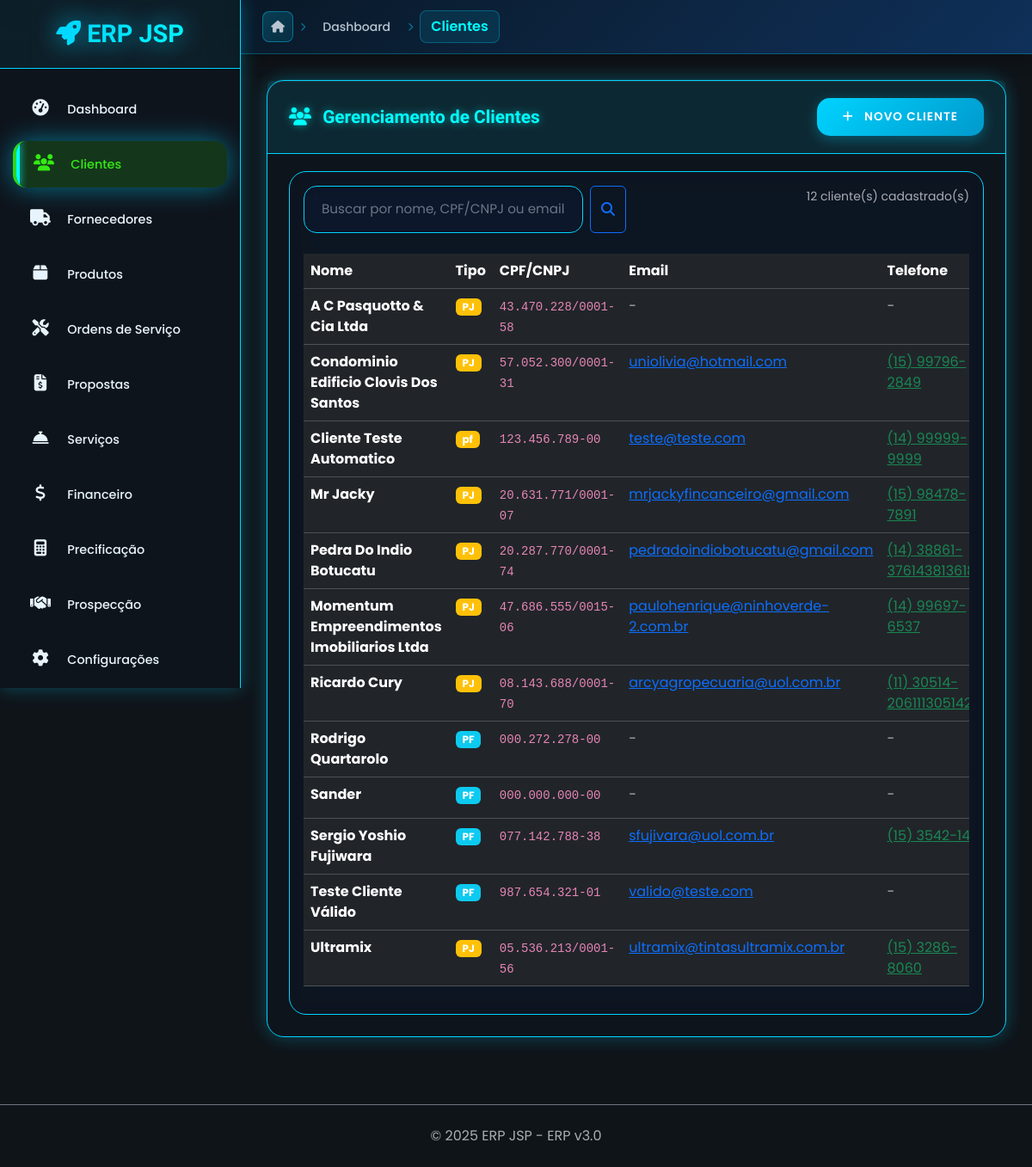
Page /cliente/listar on the committed database.
### app/cliente/cliente_model.py (models this page shows, shortened)
class Cliente(BaseModel):
    __tablename__ = 'clientes'
    nome = db.Column(db.String(150), nullable=False, index=True)
    nome_fantasia = db.Column(db.String(150), index=True)  # Para PJ
    razao_social = db.Column(db.String(200))  # Para PJ
    tipo = db.Column(db.String(20), nullable=False, default='PF')  # PF ou PJ
    cpf_cnpj = db.Column(db.String(20), unique=True, index=True)
    rg_ie = db.Column(db.String(20))
    im = db.Column(db.String(20))  # Inscrição Municipal
    email = db.Column(db.String(150), index=True)
    email_financeiro = db.Column(db.String(150))  # Email específico para cobrança
    telefone = db.Column(db.String(20))
    celular = db.Column(db.String(20))
    whatsapp = db.Column(db.String(20))
    site = db.Column(db.String(200))
    contato_nome = db.Column(db.String(100))  # Nome do responsável
    contato_cargo = db.Column(db.String(100))  # Cargo do responsável
    contato_telefone = db.Column(db.String(20))
    contato_email = db.Column(db.String(150))
    cep = db.Column(db.String(10))
    endereco = db.Column(db.String(200))
    numero = db.Column(db.String(20))
    complemento = db.Column(db.String(100))
    bairro = db.Column(db.String(100))
    cidade = db.Column(db.String(100))
    estado = db.Column(db.String(2))
    pais = db.Column(db.String(50), default='Brasil')
    segmento = db.Column(db.String(100))  # Setor de atuação
    porte_empresa = db.Column(db.String(20))  # MEI, ME, EPP, Grande
    origem = db.Column(db.String(50))  # Como conheceu a empresa
    classificacao = db.Column(db.String(20), default='A')  # A, B, C (qualidade)
    limite_credito = db.Column(db.Numeric(10, 2), default=0)
    forma_pagamento_padrao = db.Column(db.String(50))
    prazo_pagamento_padrao = db.Column(db.Integer, default=30)  # dias
    desconto_padrao = db.Column(db.Numeric(5, 2), default=0)  # %
    data_nascimento = db.Column(db.Date)  # Para PF
    data_fundacao = db.Column(db.Date)  # Para PJ
    genero = db.Column(db.String(20))  # Para PF
    estado_civil = db.Column(db.String(20))  # Para PF
    profissao = db.Column(db.String(100))  # Para PF
    observacoes = db.Column(db.Text)
    observacoes_internas = db.Column(db.Text)  # Não visível em relatórios
    status = db.Column(db.String(20), default='ativo')  # ativo, inativo, bloqueado
    motivo_bloqueio = db.Column(db.String(200))
    @property
    def nome_display(self):
        if self.tipo == 'PJ' and self.nome_fantasia:
            return self.nome_fantasia.title()
        return self.nome.title() if self.nome else ''
    @property
    def documento_formatado(self):
        if not self.cpf_cnpj:
            return ''
        doc = ''.join(filter(str.isdigit, self.cpf_cnpj))
        if len(doc) == 11:  # CPF
            return f'{doc[:3]}.{doc[3:6]}.{doc[6:9]}-{doc[9:]}'
        elif len(doc) == 14:  # CNPJ
            return f'{doc[:2]}.{doc[2:5]}.{doc[5:8]}/{doc[8:12]}-{doc[12:]}'
        return self.cpf_cnpj

### app/cliente/cliente_routes.py (the view)
@cliente_bp.route('/')
@cliente_bp.route('/listar')
def listar():
    busca = request.args.get('busca', '').strip()
    if busca:
        clientes = Cliente.query.filter(
            db.or_(
                Cliente.nome.ilike(f'%{busca}%'),
                Cliente.cpf_cnpj.ilike(f'%{busca}%')
            ),
            Cliente.ativo == True
        ).order_by(Cliente.nome).all()
    else:
        clientes = Cliente.query.filter_by(ativo=True).order_by(Cliente.nome).all()
    cliente11_na_lista = any(c.id == 11 for c in clientes)
    print(f"DEBUG LISTAGEM: {len(clientes)} clientes encontrados")
    print(f"DEBUG: Cliente 11 na lista: {cliente11_na_lista}")
    if not cliente11_na_lista:
        cliente11_direto = Cliente.query.filter_by(id=11).first()
        if cliente11_direto:
            print(f"DEBUG: Cliente 11 existe no banco - Nome: {cliente11_direto.nome}, Ativo: {cliente11_direto.ativo}")
    return render_template('cliente/listar.html', clientes=clientes, busca=busca)

### app/auth/auth_routes.py (called while the page is built)
@auth_bp.app_context_processor
def inject_auth_vars():
    return {
        'current_user': current_user,
        'is_authenticated': current_user.is_authenticated if current_user else False
    }

### app/cliente/templates/cliente/listar.html (shortened to what this page needs)
{% extends "base.html" %}
{% block breadcrumb %}
<a href="{{ url_for('painel.dashboard') }}">Dashboard</a>
<span class="breadcrumb-separator"><i class="fas fa-chevron-right"></i></span>
<span class="current-page">Clientes</span>
{% endblock %}
{% block content %}
<div class="row">
    <div class="col-12">
        <div class="card">
            <div class="card-header d-flex justify-content-between align-items-center">
                <h4 class="mb-0">
                    <i class="fas fa-users me-2"></i>
                    Gerenciamento de Clientes
                </h4>
                <a href="{{ url_for('cliente.novo') }}" class="btn btn-primary">
                    <i class="fas fa-plus me-2"></i>
                    Novo Cliente
                </a>
            </div>
            <div class="card-body">
                <div class="row mb-4">
                    <div class="col-md-6">
                        <form method="GET" class="d-flex">
                            <input type="text"
                                   name="busca"
                                   class="form-control me-2"
                                   placeholder="Buscar por nome, CPF/CNPJ ou email..."
                                   value="{{ busca }}"
                                   autocomplete="off">
                            <button type="submit" class="btn btn-outline-primary">
                                <i class="fas fa-search"></i>
                            </button>
                        </form>
                    </div>
                    <div class="col-md-6 text-end">
                        <small class="text-muted">
                            {% if busca %}
                                {{ clientes|length }} cliente(s) encontrado(s) para "{{ busca }}"
                            {% else %}
                                {{ clientes|length }} cliente(s) cadastrado(s)
                            {% endif %}
                        </small>
                    </div>
                </div>
                {% if clientes %}
                <div class="table-responsive">
                    <table class="table table-dark table-hover">
                        <thead>
                            <tr>
                                <th>Nome</th>
                                <th>Tipo</th>
                                <th>CPF/CNPJ</th>
                                <th>Email</th>
                                <th>Telefone</th>
                            </tr>
                        </thead>
                        <tbody>
                            {% for cliente in clientes %}
                            <tr>
                                <td>
                                    <strong>{{ cliente.nome_display }}</strong>
                                </td>
                                <td>
                                    <span class="badge bg-{{ 'info' if cliente.tipo == 'PF' else 'warning' }}">
                                        {{ cliente.tipo }}
                                    </span>
                                </td>
                                <td>
                                    <code>{{ cliente.documento_formatado or '-' }}</code>
                                </td>
                                <td>
                                    {% if cliente.email %}
                                        <a href="mailto:{{ cliente.email }}" class="text-primary">
                                            {{ cliente.email }}
                                        </a>
                                    {% else %}
                                        <span class="text-muted">-</span>
                                    {% endif %}
                                </td>
                                <td>
                                    {% if cliente.celular %}
                                        <a href="tel:{{ cliente.celular }}" class="text-success">
                                            {{ cliente.celular }}
                                        </a>
                                    {% elif cliente.telefone %}
                                        <a href="tel:{{ cliente.telefone }}" class="text-success">
                                            {{ cliente.telefone }}
                                        </a>
                                    {% else %}
                                        <span class="text-muted">-</span>
                                    {% endif %}
                                </td>
                            </tr>
                            {% endfor %}
                        </tbody>
                    </table>
                </div>
                {% endif %}
            </div>
        </div>
    </div>
</div>
{% endblock %}

### static/css/neon-theme.css (style rules this page uses)
:root { --neon-blue: #00d4ff; --neon-cyan: #00ffff; --neon-orange: #ff6b35; --neon-pink: #ff006e; --neon-green: #39ff14; --bg-primary: #0a0a0f; --bg-secondary: #1a1a2e; --bg-tertiary: #16213e; --bg-card: #0f3460; --bg-glass: rgba(15, 52, 96, 0.1); --gradient-primary: linear-gradient(135deg, var(--neon-blue) 0%, var(--neon-cyan) 100%); --gradient-secondary: linear-gradient(135deg, var(--neon-orange) 0%, var(--neon-pink) 100%); --gradient-bg: linear-gradient(135deg, #0a0a0f 0%, #1a1a2e 50%, #16213e 100%); --shadow-blue: 0 0 20px rgba(0, 212, 255, 0.3); --shadow-orange: 0 0 20px rgba(255, 107, 53, 0.3); --shadow-glow: 0 0 30px rgba(0, 212, 255, 0.5); --text-primary: #ffffff; --text-secondary: #b8c5d1; --text-muted: #6b7688; --text-neon: var(--neon-cyan); --sidebar-width: 280px; --sidebar-collapsed: 80px; }
* { margin: 0; padding: 0; box-sizing: border-box; }
html, body { height: 100%; font-family: 'Poppins', sans-serif; background: var(--gradient-bg); color: var(--text-primary); overflow-x: hidden; }
.breadcrumb-separator { color: rgba(0, 212, 255, 0.5); font-size: 10px; }
.breadcrumb-modern a { color: var(--text-secondary); text-decoration: none; font-size: 14px; font-weight: 500; padding: 6px 12px; border-radius: 8px; transition: all 0.3s ease; }
.breadcrumb-modern .current-page { color: var(--neon-cyan); font-weight: 600; padding: 6px 12px; background: rgba(0, 212, 255, 0.1); border-radius: 8px; border: 1px solid rgba(0, 212, 255, 0.3); }
.neon-card, .card { background: rgba(15, 52, 96, 0.1); backdrop-filter: blur(20px); border: 1px solid rgba(0, 212, 255, 0.3); border-radius: 20px; padding: 25px; box-shadow: var(--shadow-blue), inset 0 1px 0 rgba(255, 255, 255, 0.1); transition: all 0.3s ease; }
.card-header { border-bottom: 1px solid rgba(0, 212, 255, 0.2); background: rgba(0, 212, 255, 0.05); padding: 20px 25px; margin: -25px -25px 20px -25px; border-radius: 20px 20px 0 0; color: var(--neon-cyan); }
.card-title, h1, h2, h3, h4 { font-family: 'Orbitron', monospace; font-size: 1.3rem; font-weight: 700; color: var(--neon-cyan); margin: 0; text-shadow: 0 0 10px rgba(0, 255, 255, 0.5); }
.form-control { background: rgba(15, 52, 96, 0.2) !important; border: 2px solid rgba(0, 212, 255, 0.3) !important; border-radius: 12px !important; padding: 12px 20px !important; color: var(--text-primary) !important; font-size: 0.95rem !important; transition: all 0.3s ease !important; }
.form-control::placeholder { color: var(--text-muted) !important; }
.btn-neon-primary, .btn-primary { background: var(--gradient-primary); border: 2px solid var(--neon-blue); border-radius: 12px; padding: 12px 25px; font-weight: 600; color: white !important; text-transform: uppercase; letter-spacing: 0.5px; font-size: 0.85rem; transition: all 0.3s ease; box-shadow: var(--shadow-blue); text-decoration: none; }
input.form-control, textarea.form-control { background-image: none !important; padding-right: 20px !important; }

### rows in the picture
Cliente: nome_display "A C Pasquotto & Cia Ltda", tipo "PJ", cpf_cnpj "43.470.228/0001-58"
Cliente: nome_display "Condominio Edificio Clovis Dos Santos", tipo "PJ", cpf_cnpj "57.052.300/0001-31", email "uniolivia@hotmail.com", celular "(15) 99796-2849"
Cliente: nome_display "Cliente Teste Automatico", tipo "pf", cpf_cnpj "123.456.789-00", email "teste@teste.com", telefone "(14) 99999-9999"
Cliente: nome_display "Mr Jacky", tipo "PJ", cpf_cnpj "20.631.771/0001-07", email "mrjackyfincanceiro@gmail.com", telefone "(15) 98478-7891"
Cliente: nome_display "Pedra Do Indio Botucatu", tipo "PJ", cpf_cnpj "20.287.770/0001-74", email "pedradoindiobotucatu@gmail.com", telefone "(14)…"
Cliente: nome_display "Momentum Empreendimentos Imobiliarios Ltda", tipo "PJ", cpf_cnpj "47.686.555/0015-06", email "paulohenrique@ninhoverde-2.com.br", telefone "(14) 99697-6537"
Cliente: nome_display "Ricardo Cury", tipo "PJ", cpf_cnpj "08.143.688/0001-70", email "arcyagropecuaria@uol.com.br", telefone "(11)…"
Cliente: nome_display "Rodrigo Quartarolo", tipo "PF", cpf_cnpj "000.272.278-00"
Cliente: nome_display "Sander", tipo "PF", cpf_cnpj "000.000.000-00"
Cliente: nome_display "Sergio Yoshio Fujiwara", tipo "PF", cpf_cnpj "077.142.788-38", email "sfujivara@uol.com.br", telefone "(15)…"
Cliente: nome_display "Teste Cliente Válido", tipo "PF", cpf_cnpj "987.654.321-01", email "valido@teste.com"
Cliente: nome_display "Ultramix", tipo "PJ", cpf_cnpj "05.536.213/0001-56", email "ultramix@tintasultramix.com.br", telefone "(15) 3286-8060"

### other values in the picture
{{ COMPANY_NAME }} "ERP JSP"
{{ clientes|length }} "12"
{{ SYSTEM_VERSION }} "3.0"
